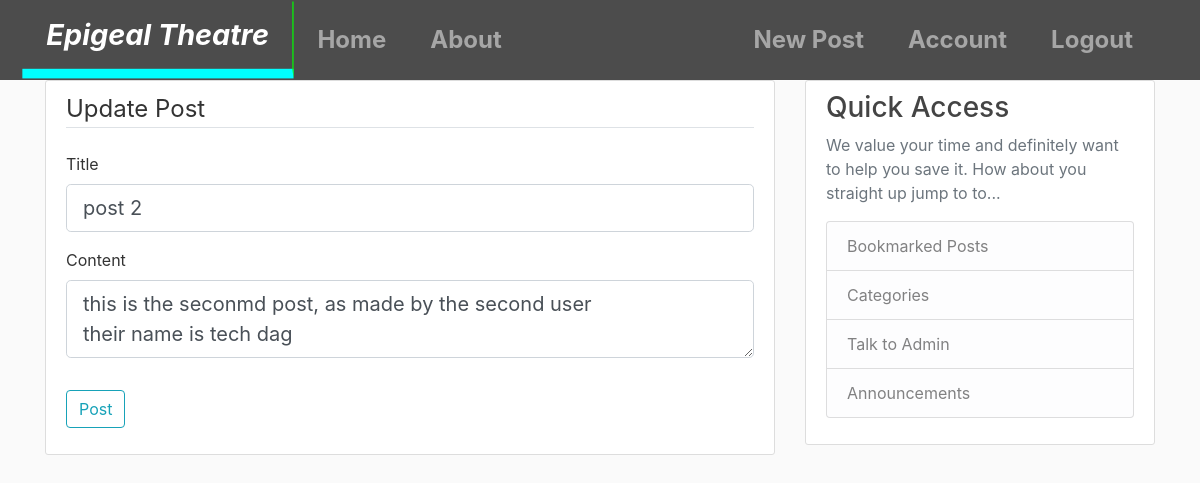
The app's page /post/2/update (signed in) with its own data.
### flaskblog/models.py (models this page shows, shortened)
class Post(db.Model):
	id = db.Column(db.Integer,primary_key=True)
	title=db.Column(db.String(100), nullable=False)
	date_posted = db.Column(db.DateTime, nullable=False, default=datetime.utcnow)
	content = db.Column(db.Text, nullable=False)
	user_id =db.Column(db.Integer, db.ForeignKey('user.id'), nullable=False)

### flaskblog/posts/routes.py (the view)
@posts.route("/post/<int:post_id>/update", methods=['GET', 'POST'])
@login_required
def update_post(post_id):
	post = Post.query.get_or_404(post_id)
	if post.author != current_user:
		abort(403)
	form = PostForm()
	if form.validate_on_submit():
		post.title= form.title.data
		post.content= form.content.data
		db.session.commit()
		flash('You have successfully updated your post', 'success')
		return redirect(url_for('posts.post', post_id=post.id))
	elif request.method == 'GET':
		form.title.data = post.title
		form.content.data = post.content
	return render_template('create_post.html', title='Update Post', form=form, legend='Update Post')

### flaskblog/posts/forms.py
class PostForm(FlaskForm):
	title = StringField('Title', validators=[DataRequired()])
	content = TextAreaField('Content', validators=[DataRequired()])
	submit = SubmitField('Post')

### flaskblog/models.py (called while the page is built)
@login_manager.user_loader
def load_user(user_id):
	return User.query.get(int(user_id))

### flaskblog/templates/create_post.html (shortened to what this page needs)
{% extends "layout.html" %}
{% block content %}
	<div class="content-section">
        <form method="POST" action="">
            <fieldset class="form-group">
                <legend class="border-bottom mb-4">{{ legend }}</legend>
                <div class="form-group">
                    {{ form.title.label(class="form-control-label") }}
                    {% if form.title.errors %}
                        {{ form.title(class="form-control form-control-lg is-invalid") }}
                        <div class="invalid-feedback">
                            {% for error in form.title.errors %}
                                <span>{{ error }}</span>
                            {% endfor %}
                        </div>
                    {% else %}
                        {{ form.title(class="form-control form-control-lg") }}
                    {% endif %}
                </div>
                <div class="form-group">
                    {{ form.content.label(class="form-control-label") }}
                    {% if form.content.errors %}
                        {{ form.content(class="form-control form-control-lg is-invalid") }}
                        <div class="invalid-feedback">
                            {% for error in form.content.errors %}
                                <span>{{ error }}</span>
                            {% endfor %}
                        </div>
                    {% else %}
                        {{ form.content(class="form-control form-control-lg") }}
                    {% endif %}
                </div>
            </fieldset>
            <div class="form-group">
                {{ form.submit(class="btn btn-outline-info") }}
            </div>
        </form>
    </div>
{% endblock content %}

### flaskblog/static/main.css (style rules this page uses)
body { background: #fafafa; color: #333333; margin-top: 5rem; }
.content-section { background: #ffffff; padding: 10px 20px; border: 1px solid #dddddd; border-radius: 3px; margin-bottom: 20px; }

### records on screen
Post: title "post 2", content "this is the seconmd post, as made by the second user their name is tech dag"

### other values on screen
{{ legend }} "Update Post"
